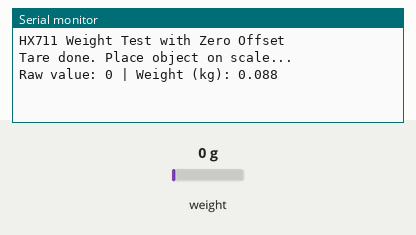
Simulated run of this sketch. Board: Arduino Uno, built with avr-gcc and run on an emulated ATmega328P. Parts: the last lines printed to the serial monitor. Inputs (shaded band) come from the test bench; at power-on: weight on the scale 0 g.

Above: at 2.2 s.
2.3 s: weight on the scale set to 100 g
At 4.6 s:
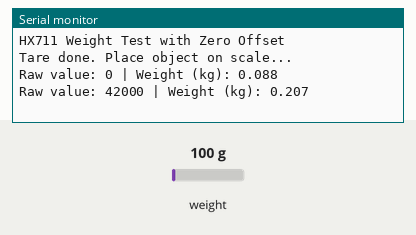
4.8 s: weight on the scale set to 1250 g
At 7.5 s:
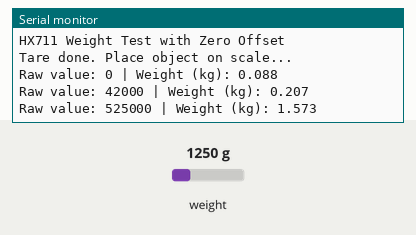
Timing chart, 0 to 9.0 s (numbered marks = the images above; inputs shaded):
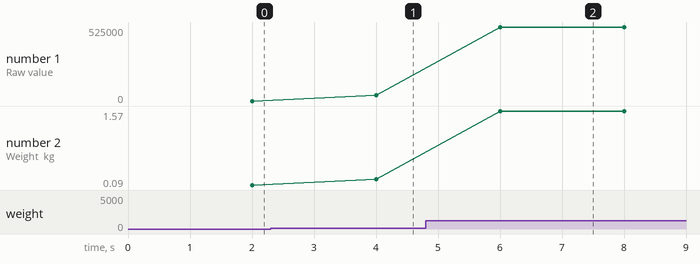

The sketch:

weightCellVAlueRead.ino
```cpp
// #include "HX711.h"

// #define DT  13
// #define SCK 14
// HX711 scale;

// long rawValue = 0;
// float calibration_factor = 1.0;

// void setup() {
//   Serial.begin(115200);
//   while(!Serial);

//   Serial.println("HX711 Calibration");

//   scale.begin(DT, SCK);
//   scale.tare();

//   Serial.println("Remove all weight and press any key to continue...");
//   while (Serial.available() == 0) delay(3000);
//   Serial.read();
//   scale.tare();
//   Serial.println("Tare done. Place a known weight now...");
// }

// void loop() {
//   rawValue = scale.read_average(10);
//   Serial.print("Raw reading: "); Serial.println(rawValue);

//   float knownWeight = 0;
//   // Wait until valid weight is entered
//   while (knownWeight <= 0.0) {
//     Serial.println("Enter weight of the object in kg (example: 0.5 for 500g): ");
//     while (Serial.available() == 0) delay(100);
//     knownWeight = Serial.parseFloat();
//     Serial.read(); // clear input
//     if (knownWeight <= 0.0) Serial.println("Invalid weight! Try again...");
//   }

//   calibration_factor = rawValue / knownWeight;

//   Serial.println("----------------------------");
//   Serial.print("Raw reading: "); Serial.println(rawValue);
//   Serial.print("Known weight: "); Serial.println(knownWeight, 3);
//   Serial.print("Calculated scale factor: "); Serial.println(calibration_factor, 2);
//   Serial.println("Use this scale factor in your main sketch to convert raw -> kg");
//   Serial.println("----------------------------");

//   Serial.println("Calibration done. Reset to measure weight now.");
//   while(true) delay(1000); // stop here after calibration
// }

#include "HX711.h"

#define DT  13
#define SCK 14
HX711 scale;

float scaleFactor = 353379.56;  // from calibration
long zeroRaw = -31000;          // adjust this based on empty reading

void setup() {
  Serial.begin(115200);
  while(!Serial);

  Serial.println("HX711 Weight Test with Zero Offset");

  scale.begin(DT, SCK);
  scale.tare(); // zero scale
  Serial.println("Tare done. Place object on scale...");
}

void loop() {
  if (scale.is_ready()) {
    long rawValue = scale.read_average(10);

    // subtract zero offset
    float weightKg = (rawValue - zeroRaw) / scaleFactor;

    Serial.print("Raw value: "); Serial.print(rawValue);
    Serial.print(" | Weight (kg): "); Serial.println(weightKg, 3);

  } else {
    Serial.println("HX711 not ready!");
  }

  delay(1000);
}
```

Measured:
- after the input at 2.3 s, the serial monitor: prints a new line after 1.7 s (image 1)
- after the input at 4.8 s, the serial monitor: prints a new line after 1.2 s (image 2)
- plotted number 1: 0 → 42000 after the input at 2.3 s, 42000 → 525000 after the input at 4.8 s
- plotted number 2: 0.09 → 0.21 after the input at 2.3 s, 0.21 → 1.57 after the input at 4.8 s
